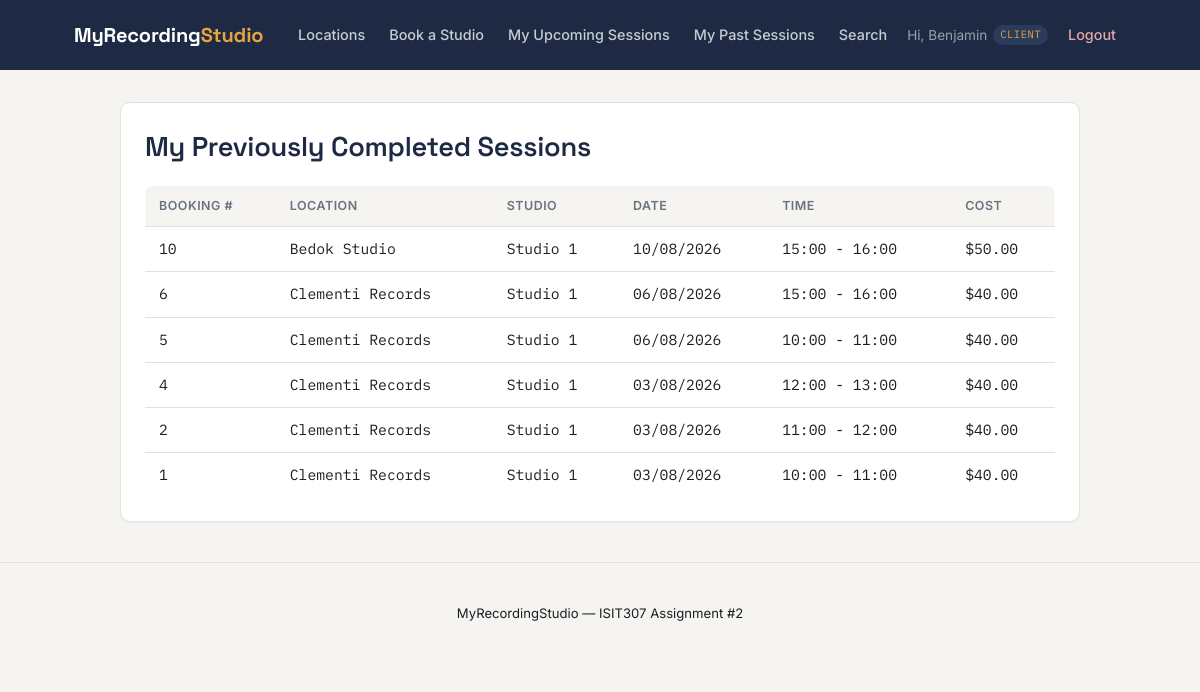
Page /8942663_A2/booking_list_completed.php (signed in) on the committed database.
### tables this page shows
CREATE TABLE `bookings` (
  `booking_id` int(11) NOT NULL,
  `studio_id` int(11) NOT NULL,
  `client_id` int(11) NOT NULL,
  `booking_date` date NOT NULL,
  `start_time` time NOT NULL,
  `duration_hours` int(11) NOT NULL CHECK (`duration_hours` between 1 and 12),
  `end_time` time NOT NULL,
  `total_cost` decimal(8,2) NOT NULL,
  `status` enum('active','cancelled') NOT NULL DEFAULT 'active',
  `created_at` timestamp NOT NULL DEFAULT current_timestamp()
);

CREATE TABLE `locations` (
  `location_id` int(11) NOT NULL,
  `description` varchar(255) NOT NULL,
  `num_studios` int(11) NOT NULL CHECK (`num_studios` > 0),
  `cost_per_hour` decimal(8,2) NOT NULL CHECK (`cost_per_hour` >= 0)
);

CREATE TABLE `studios` (
  `studio_id` int(11) NOT NULL,
  `location_id` int(11) NOT NULL,
  `studio_number` int(11) NOT NULL
);

### 8942663_A2/classes/Booking.php (called while the page is built, shortened)
<?php
require_once __DIR__ . '/Studio.php';
class Booking {
    private static function detailSelect(): string {
        return "SELECT b.*, s.studio_number, l.description AS location_description,
                        l.location_id, l.cost_per_hour, u.name AS client_name, u.email AS client_email
                 FROM bookings b
                 JOIN studios s ON s.studio_id = b.studio_id
                 JOIN locations l ON l.location_id = s.location_id
                 JOIN users u ON u.user_id = b.client_id";
    }
    public static function completedForClient(int $clientId): array {
        $db = Database::getConnection();
        $sql = self::detailSelect() . " WHERE b.client_id = ? AND b.status = 'active'
                AND TIMESTAMP(b.booking_date, b.end_time) < NOW()
                ORDER BY b.booking_date DESC, b.start_time DESC";
        $stmt = $db->prepare($sql);
        $stmt->execute([$clientId]);
        return $stmt->fetchAll();
    }
}

### 8942663_A2/classes/Client.php (called while the page is built, shortened)
<?php
class Client extends User {
    public function completedSessions(): array {
        return Booking::completedForClient($this->id);
    }
}

### 8942663_A2/includes/bootstrap.php (called while the page is built, shortened)
<?php
require_once __DIR__ . '/../classes/Client.php';
require_once __DIR__ . '/../classes/Studio.php';
require_once __DIR__ . '/../classes/Booking.php';
function h(?string $value): string {
    return htmlspecialchars($value ?? '', ENT_QUOTES, 'UTF-8');
}
function format_date(?string $date): string {
    return date('d/m/Y', strtotime($date));
}

### 8942663_A2/classes/Studio.php (called while the page is built, shortened)
<?php
class Studio {
    public static function displayName(int $studioNumber): string {
        return 'Studio ' . $studioNumber;
    }
}

### 8942663_A2/booking_list_completed.php (the view, shortened to what this page needs)
<?php
require_once __DIR__ . '/includes/bootstrap.php';
$client = new Client(current_user_id(), $_SESSION['user_name'], '', '');
$bookings = $client->completedSessions();
require __DIR__ . '/includes/header.php';
?>
<div class="card">
    <h1>My Previously Completed Sessions</h1>
    <?php if (empty($bookings)): ?>
        <p>You have no completed sessions yet.</p>
    <?php else: ?>
    <table>
        <tr><th>Booking #</th><th>Location</th><th>Studio</th><th>Date</th><th>Time</th><th>Cost</th></tr>
        <?php foreach ($bookings as $b): ?>
        <tr>
            <td><?= (int)$b['booking_id'] ?></td>
            <td><?= h($b['location_description']) ?></td>
            <td><?= h(Studio::displayName((int)$b['studio_number'])) ?></td>
            <td><?= h(format_date($b['booking_date'])) ?></td>
            <td><?= h(substr($b['start_time'],0,5)) ?> - <?= h(substr($b['end_time'],0,5)) ?></td>
            <td>$<?= h(number_format((float)$b['total_cost'],2)) ?></td>
        </tr>
        <?php endforeach; ?>
    </table>
    <?php endif; ?>
</div>
<?php require __DIR__ . '/includes/footer.php'; ?>

### 8942663_A2/css/style.css (style rules this page uses)
:root { --ink: #1e2a44; --ink-soft: #2a3b5c; --paper: #f5f4f1; --card: #ffffff; --amber: #e7a33e; --amber-dark: #e7a33e; --teal: #0e8074; --text: #1b1f24; --muted: #6b7280; --border: #e3e1db; --success: #2f9e6e; --success-bg: #e7f5ef; --error: #d64550; --error-bg: #fbeaec; --font-display: 'Space Grotesk', 'Segoe UI', sans-serif; --font-body: 'Inter', 'Segoe UI', sans-serif; --font-mono: 'IBM Plex Mono', 'Consolas', monospace; }
* { box-sizing: border-box; }
html { scroll-behavior: smooth; }
body { margin: 0; font-family: var(--font-body); background: var(--paper); color: var(--text); line-height: 1.5; }
h1, h2, h3 { font-family: var(--font-display); color: var(--ink); font-weight: 600; letter-spacing: -0.01em; }
h1 { font-size: 1.7em; margin-top: 0; }
.card { background: var(--card); border: 1px solid var(--border); border-radius: 10px; padding: 24px; margin-bottom: 20px; box-shadow: 0 1px 2px rgba(20, 23, 28, 0.04); }
table { width: 100%; border-collapse: collapse; background: var(--card); border-radius: 8px; overflow: hidden; }
table th, table td { text-align: left; padding: 11px 14px; border-bottom: 1px solid var(--border); font-family: var(--font-mono); font-size: 0.92em; }
table th { background: var(--paper); font-family: var(--font-body); font-weight: 600; font-size: 0.78em; text-transform: uppercase; letter-spacing: 0.04em; color: var(--muted); }
table tr:last-child td { border-bottom: none; }

### rows in the picture
bookings: booking_id "10", locations.description "Bedok Studio", studio.studio_number "Studio 1", booking_date "10/08/2026", start_time "15:00", end_time "16:00", total_cost "50.00"
bookings: booking_id "6", locations.description "Clementi Records", studio.studio_number "Studio 1", booking_date "06/08/2026", start_time "15:00", end_time "16:00", total_cost "40.00"
bookings: booking_id "5", locations.description "Clementi Records", studio.studio_number "Studio 1", booking_date "06/08/2026", start_time "10:00", end_time "11:00", total_cost "40.00"
bookings: booking_id "4", locations.description "Clementi Records", studio.studio_number "Studio 1", booking_date "03/08/2026", start_time "12:00", end_time "13:00", total_cost "40.00"
bookings: booking_id "2", locations.description "Clementi Records", studio.studio_number "Studio 1", booking_date "03/08/2026", start_time "11:00", end_time "12:00", total_cost "40.00"
bookings: booking_id "1", locations.description "Clementi Records", studio.studio_number "Studio 1", booking_date "03/08/2026", start_time "10:00", end_time "11:00", total_cost "40.00"

### other values in the picture
$_SESSION['user_name'] "Benjamin"
current_user_type() "CLIENT"
